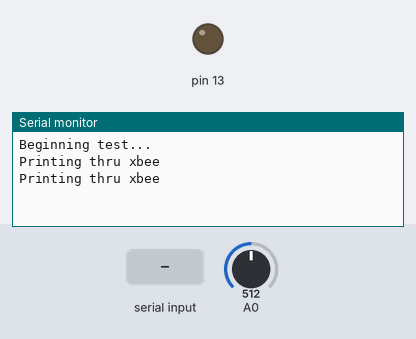
Simulated run of this sketch. Board: Arduino Uno, built with avr-gcc and run on an emulated ATmega328P. Shown: output pins drawn as LEDs (lit = HIGH), the last lines printed to the serial monitor. Inputs (shaded band) come from the test bench; at power-on: A0 = 512.

Above: at 4.2 s.
4.3 s: "1\n" received over the second serial link
At 4.7 s:
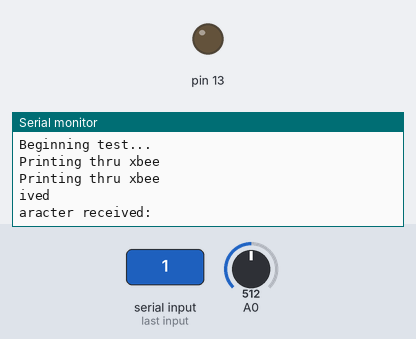
5.8 s: "0\n" received over the second serial link
At 5.97 s:
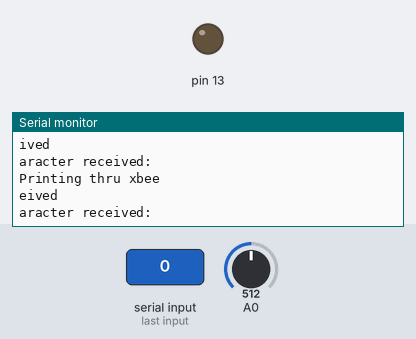
7.3 s: "2\n" received over the second serial link
At 7.9 s:
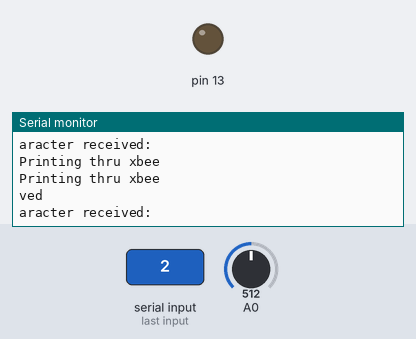

The sketch:

testCSComms.ino
```cpp
// Stephen Flores
// Testing for the development of the CSComms library!!

// So the main functionality should be sending a character from the
// ground station to the container

// Secondary goal is telemetry transmission from the container to
// the ground station

// NOTE: Tutorials
// https://learn.sparkfun.com/tutorials/serial-communication
// https://learn.sparkfun.com/tutorials/exploring-xbees-and-xctu

// NOTE:
// Arduino sent values will show up in XCTU console
// Aruino received values will show up in Serial monitor

// NOTE: PINOUT
/* Teensy -> XBee
Pin 0 (RX) -> Dout (TX)
Pin 1 (TX) -> Din (RX)
Vin, Gnd

Where (looking top down, connector away)
Top left is 3.3v, then Dout, then Din. Ground is bottom-left pin.
*/

// NOTE: Module names and addresses:
/*
FlyBee:
    SH: 13A200
    SL: 41539F24
    ID: 1234
    DH: 0
    DL: 0
    FlyBeeContainer_profile.xml
GroundBee:
    SH: 13A200
    SL: 41539F1D
    ID: 1234
    DH: 0
    DL: 0
    GroundBee_profile.xml

*/

// TODO:
// Pin 14 is the voltage divider (analogread from it)
// Return voltage * 2 (must convert to voltage first)

// *** Required libraries *****************************************************
#include <SoftwareSerial.h>

// *** Objects ****************************************************************
SoftwareSerial xbee(0, 1); // Arduino RX, TX (XBee Dout, Din)

void setup() {
    delay(1000);
    Serial.begin(9600); // Necessary?
    xbee.begin(9600);
    pinMode(13, OUTPUT);

    Serial.println("Beginning test...");

    delay(2000);
}

long currentTime = 0;
long previousTime = 0;

void loop() {
    currentTime = millis();

    // Check for received command from ground. If so, send message.
    if (xbee.available()) {
        char c = xbee.read();
        Serial.println("Serial: Character received: " + c);
        xbee.println("XBee: Character received");
    }

    // Send a message to ground every second
    if (currentTime - previousTime > 1000) { // 2539 - 1400 = 1139 > 1000
        Serial.println("Printing thru xbee");
        float t = readVolt(14);
        xbee.println(t);
        previousTime = currentTime;
    }

}


// next things to try:
float readVolt(int pin) {
    double pinMillivolts = analogRead(pin) * (3300.0 / 1024.0);
    double volts = pinMillivolts / 1000.0;
    return volts * 2;
}
```

CSComms.cpp
```cpp

```

Source omitted: XBee.cpp (46530 bytes), XBee.h (43862 bytes)

Measured:
- after the input at 4.3 s, the serial monitor: prints a new line at once (image 1)
- after the input at 5.8 s, the serial monitor: prints a new line at once (image 2)
- after the input at 7.3 s, the serial monitor: prints a new line at once (image 3)
